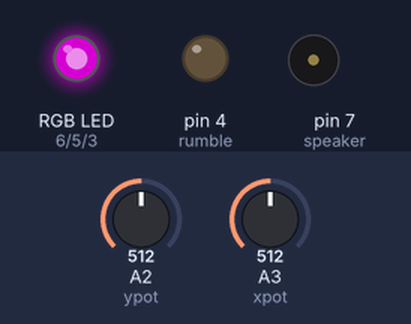
The sketch below on a simulated Arduino Uno, built with avr-gcc and run on an emulated ATmega328P. Parts: an RGB LED mixed from three pins (HIGH = lit), output pins drawn as LEDs (lit = HIGH), buzzer (waves = sounding, pin HIGH). The test bench sets the inputs (shaded band); at power-on: A2 (ypot) = 512, A3 (xpot) = 512. Dim RGB values are drawn brighter than linear.

Above: at 2.2 s.
2.3 s: A2 (ypot) set to 716
At 2.6 s:
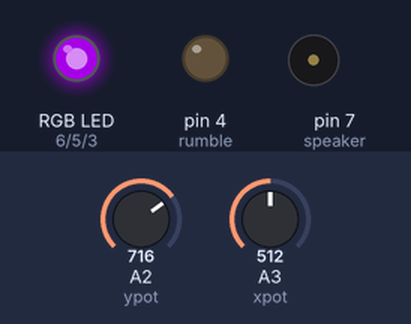
3.8 s: A3 (xpot) set to 306
At 4.1 s:
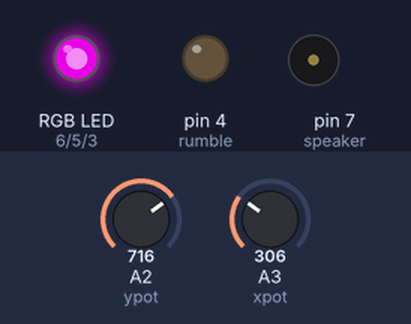
5.3 s: A2 (ypot) set to 900
At 5.6 s:
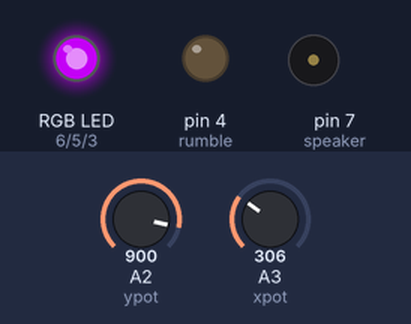
6.8 s: A3 (xpot) set to 122
At 7.1 s:
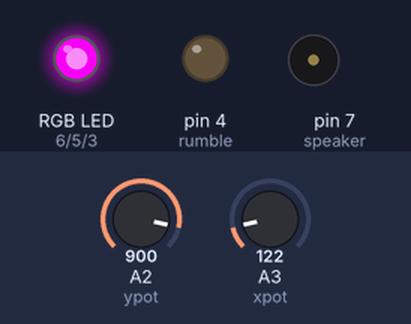
8.3 s: A2 (ypot) set to 511
At 8.7 s:
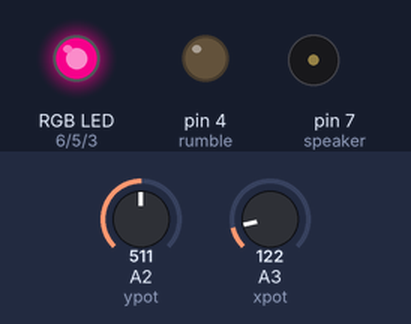
9.8 s: A3 (xpot) set to 900
At 10.7 s:
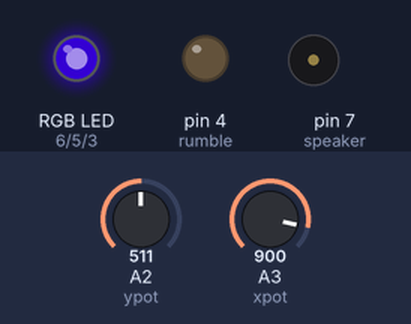
Timing chart, 0 to 12.3 s (numbered marks = the images above; inputs shaded):
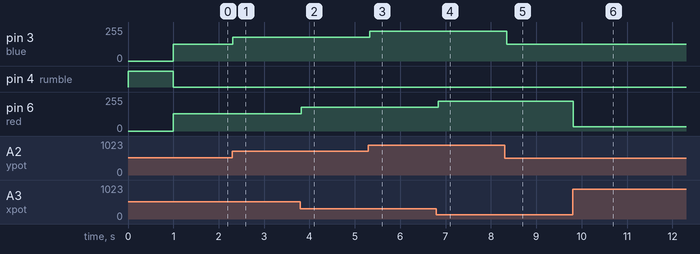

Measured:
- after the input at 2.3 s, pin 3 (blue): 127/255 → 178/255 at once
- after the input at 3.8 s, pin 6 (red): 128/255 → 179/255 at once
- after the input at 5.3 s, pin 3 (blue): 178/255 → 224/255 at once
- after the input at 6.8 s, pin 6 (red): 179/255 → 225/255 at once
- after the input at 8.3 s, pin 3 (blue): 224/255 → 127/255 after 0.05 s
- after the input at 9.8 s, pin 6 (red): 225/255 → 31/255 at once

The sketch:

AnalogInAnalogOut.ino
```cpp
//
//  AnalogInAnalogOut  by Justin James Clayden
//  - Maps the value of analogInput 0 to PWM on pin 5
//

#define xpot A3
#define ypot A2
#define red 6
#define green 5
#define blue 3
#define speaker 7
#define rumble 4


void setup() {
	// Defines
	pinMode(xpot, INPUT);
	pinMode(ypot, INPUT);
	pinMode(red, OUTPUT);
	pinMode(green, OUTPUT);
	pinMode(blue, OUTPUT);
	pinMode(speaker, OUTPUT);
	pinMode(rumble, OUTPUT);

	digitalWrite(rumble, HIGH);
	delay(1000);
	digitalWrite(rumble, LOW);

}

void loop() {
	int xpotValue = analogRead(xpot);
	int ypotValue = analogRead(ypot);

	int redv = map(xpotValue, 0, 1023, 255, 0);
	int bluev = map(ypotValue, 0, 1023, 0, 255);

	analogWrite(red, redv);
	analogWrite(blue, bluev);

	delay(50);

	// for (int i = 5; i < 150; i++) {
	// 	for (int j = 0; j < 10; j++) {
	// 		digitalWrite(speaker, HIGH);
	// 		delay(.1*i);
	// 		digitalWrite(speaker, LOW);
	// 		delay(.1*i);
	// 	}
	// }

}
```
